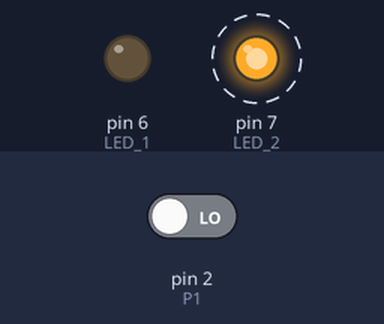
Bench run of a sketch on a simulated Arduino Uno, built with avr-gcc and run on an emulated ATmega328P. Parts: output pins drawn as LEDs (lit = HIGH). Dashed ring = blinking. Inputs (shaded band) come from the test bench; at power-on: pin 2 (P1) LOW.

Above: at 1.06 s.
1.3 s: pin 2 (P1) driven HIGH
At 2.4 s:
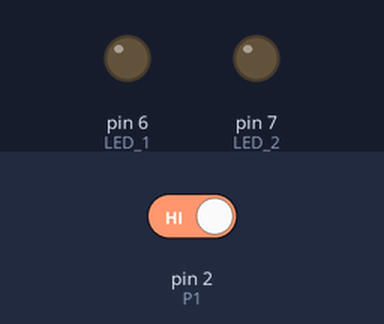
2.8 s: pin 2 (P1) driven LOW
At 2.95 s:
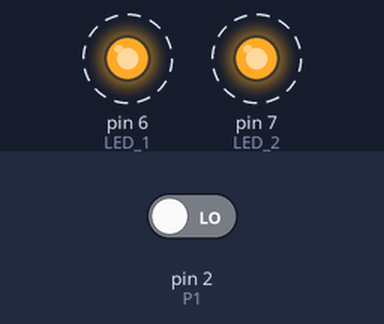
Timing chart, 0 to 11.8 s (numbered marks = the images above; inputs shaded):
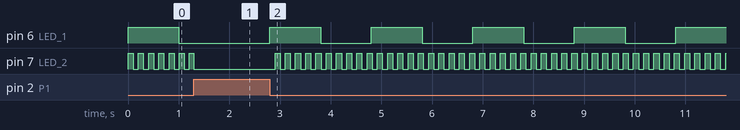

The sketch:

MaiAlexandreA2.ino
```cpp
#define P1 2
#define LED_1 6
#define LED_2 7
#define Led1On digitalWrite(LED_1, HIGH)
#define Led1Off digitalWrite(LED_1, LOW)
#define Led2On digitalWrite(LED_2, HIGH)
#define Led2Off digitalWrite(LED_2, LOW)

const unsigned long DEFAULT_LED_1_INTERVAL = 1000;
const unsigned long DEFAULT_LED_2_INTERVAL = 100;

int phaseLedGreen = 1;
int phaseLedRed = 1;
int phaseP1 = 1;

unsigned long ledGreenTimestamp;
unsigned long ledRedTimestamp;

void setup() {
    pinMode(P1, INPUT);
    pinMode(LED_1, OUTPUT);
    pinMode(LED_2, OUTPUT);
    ledGreenTimestamp = millis();
    ledRedTimestamp = millis();
}

void loop() {
    if (!pIsDown(P1)) {
        Led1Off;
        Led2Off;
    }
    else {
        switch (phaseLedGreen) {
            case 1:
                Led1On;
                if (millis() - ledGreenTimestamp > DEFAULT_LED_1_INTERVAL) {
                    ledGreenTimestamp = millis();
                    phaseLedGreen = 2;
                }
                break;
            case 2:
                Led1Off;
                if (millis() - ledGreenTimestamp > DEFAULT_LED_1_INTERVAL) {
                    ledGreenTimestamp = millis();
                    phaseLedGreen = 1;
                }
                break;
        }

        switch (phaseLedRed) {
            case 1:
                Led2On;
                if (millis() - ledRedTimestamp > DEFAULT_LED_2_INTERVAL) {
                    ledRedTimestamp = millis();
                    phaseLedRed = 2;
                }
                break;
            case 2:
                Led2Off;
                if (millis() - ledRedTimestamp > DEFAULT_LED_2_INTERVAL) {
                    ledRedTimestamp = millis();
                    phaseLedRed = 1;
                }
                break;
        }
    }
}

bool pIsDown(uint8_t pin) {
    return digitalRead(pin) == 0;
}
```

Measured:
- after the input at 1.3 s, pin 6 (LED_1): stays LOW (without the input it goes to HIGH after 0.70 s); pin 7 (LED_2): goes on until 1.3 s, then stays LOW
- after the input at 2.8 s, pin 6 (LED_1): alternates HIGH for 1.0 s and LOW for 1.0 s, starting at once; pin 7 (LED_2): alternates HIGH for 0.10 s and LOW for 0.10 s, starting after 0.10 s
- by itself, pin 7 (LED_2): alternates HIGH for 0.10 s and LOW for 0.10 s
